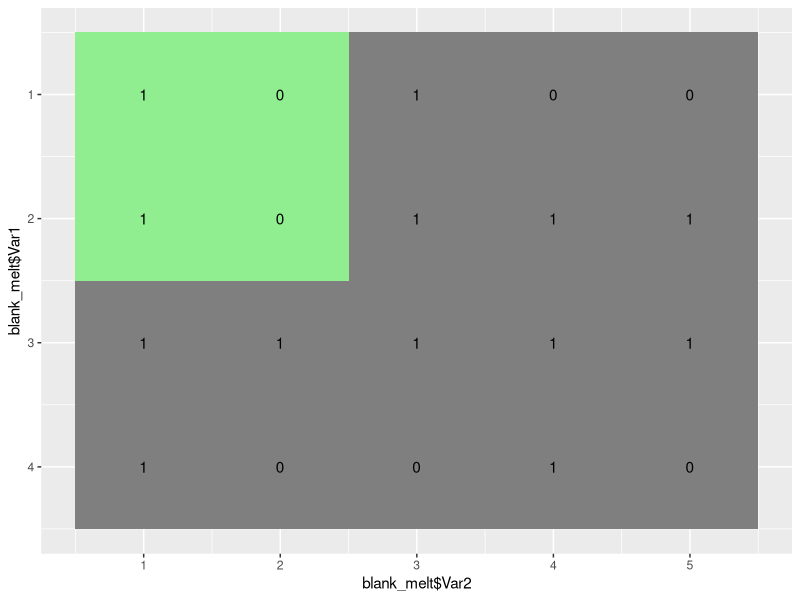
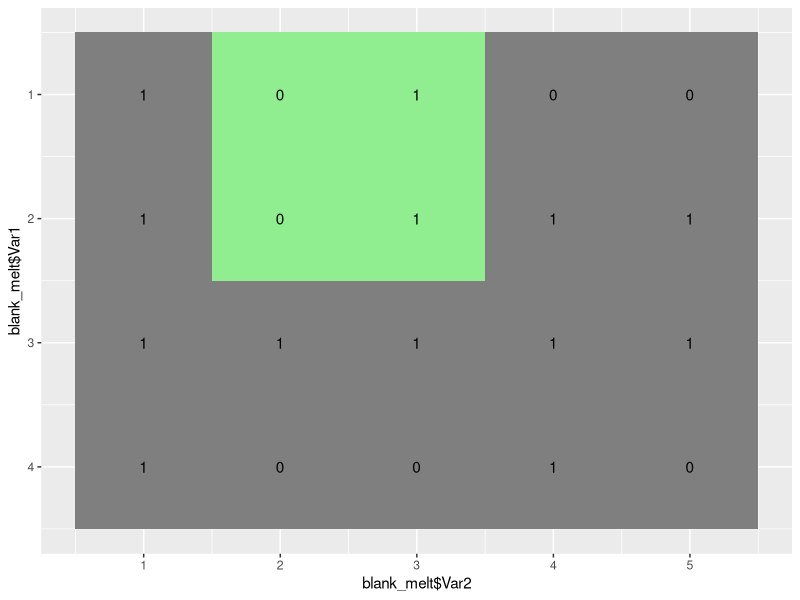
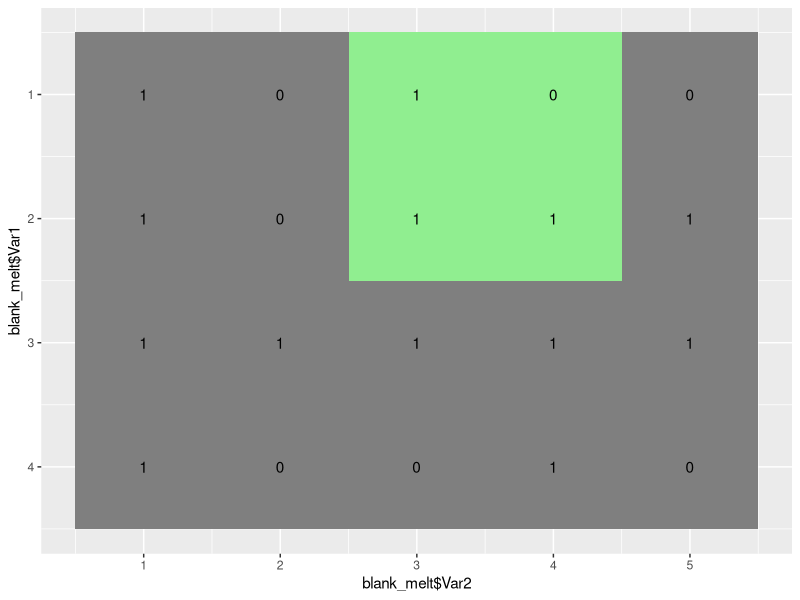
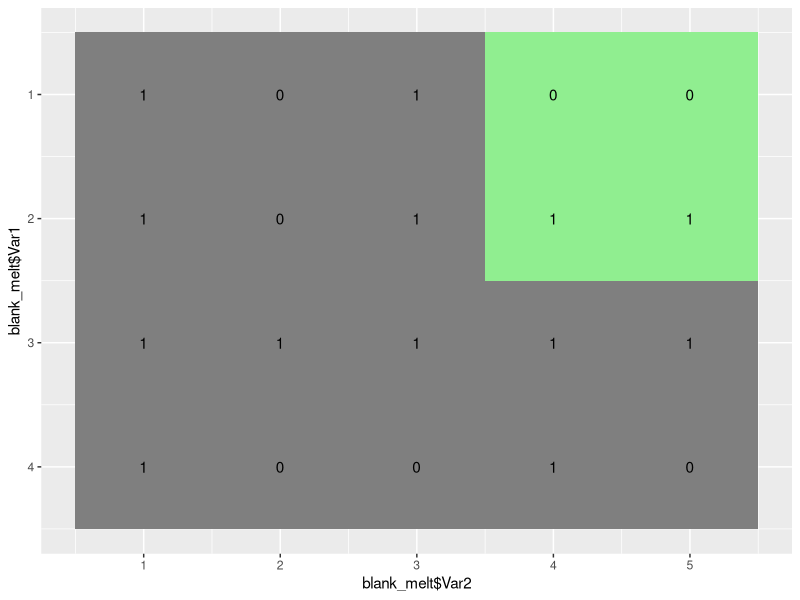
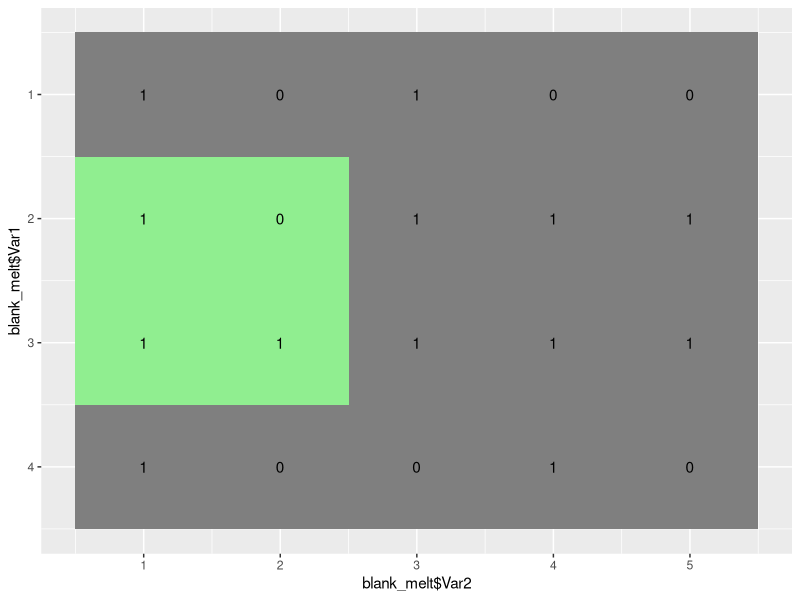
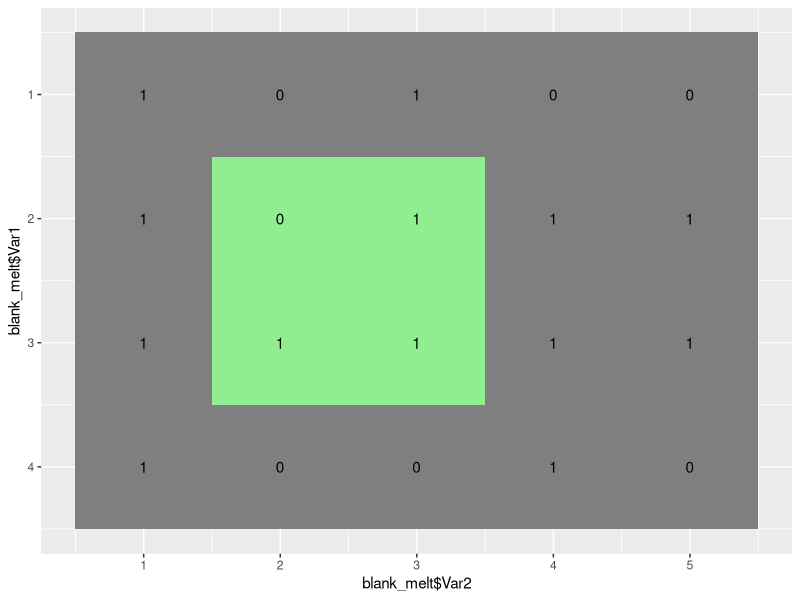
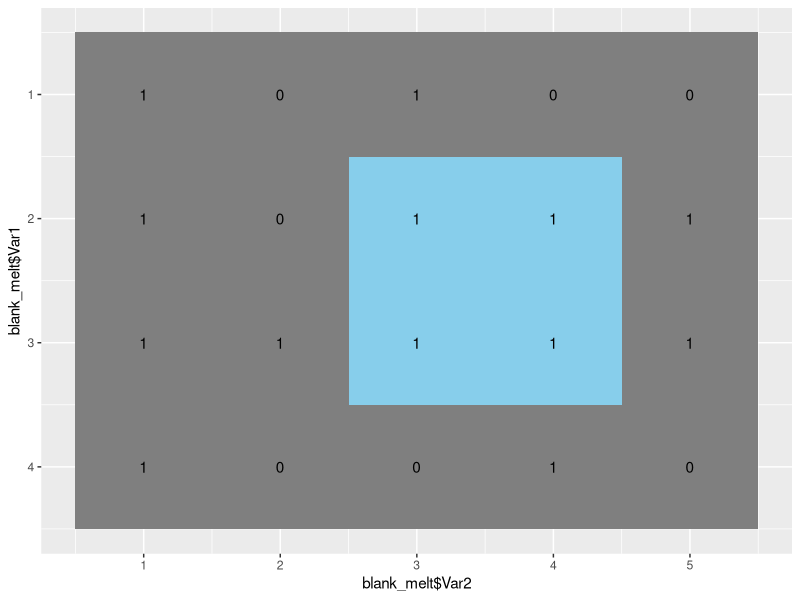
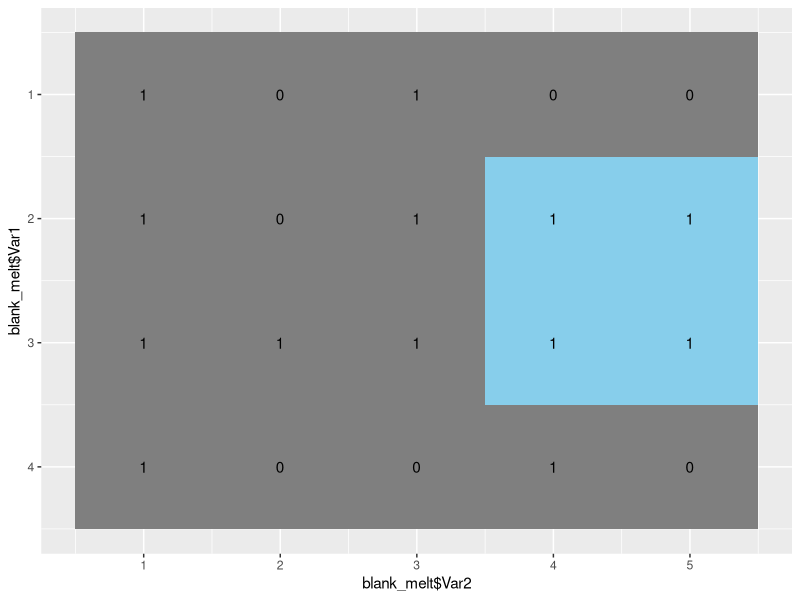

R code for these plots, in order:
# leetcode 221

# 1. For every square from size 1 to the maximum size, do:
# 2. Start the rectangle at (1,1) and move it to (1,n - k + 1)
# 3. Do this for each row from 1 to m - k + 1
# 4. At each position we check if all values are equal to 1, if they are then store it
# 5. at the end we will check the solutions to see which stored rectangle had the biggest area

library(ggplot2)
library(reshape2)

# a function to plot squares and colored base on if the square contains all 1s
plot_func = function(matrix,i,j,k,bool){
  blank_matrix = matrix(nrow = dim(matrix)[1],ncol = dim(matrix)[2],data = 0)
  blank_matrix[j:(j + i - 1),k:(k + i - 1)] = 1
  blank_melt = melt(blank_matrix)
  p = ggplot(melt(matrix), aes(blank_melt$Var1, blank_melt$Var2, fill=cut(blank_melt$value, seq(0, 1)), label=round(value, 1))) + 
    geom_tile() + 
    scale_fill_manual(values=c(if(bool){"skyblue"}else{"lightgreen"}, "white", "red", "white", "black")) + 
    geom_text(color="black") +  theme(legend.position = "none")  + coord_flip() + scale_x_reverse()
  p
}

matrix = rbind(c(1,0,1,0,0),c(1,0,1,1,1),c(1,1,1,1,1),c(1,0,0,1,0))
dim(matrix)
max_square_size = min(dim(matrix))
result_df = data.frame(row = NULL,col = NULL,area = NULL)
for(i in 2:max_square_size){ # skipping 1 because I don't want to press enter too much
  for(j in 1:(nrow(matrix) - i + 1)){
    for(k in 1:(ncol(matrix) - i + 1)){
      blank_matrix = matrix(nrow = dim(matrix)[1],ncol = dim(matrix)[2],data = 0)
      if(sum(matrix[j:(j + i - 1),k:(k + i - 1)]) == i^2){
        result_df = rbind(result_df,data.frame(row = j,col = k,area = i^2))
        print(plot_func(matrix,i,j,k,bool = TRUE))
        readline(prompt="Press [enter] to continue")
      } else{
        print(plot_func(matrix,i,j,k,bool = FALSE))
        readline(prompt="Press [enter] to continue")
        }
    }
  }
}






